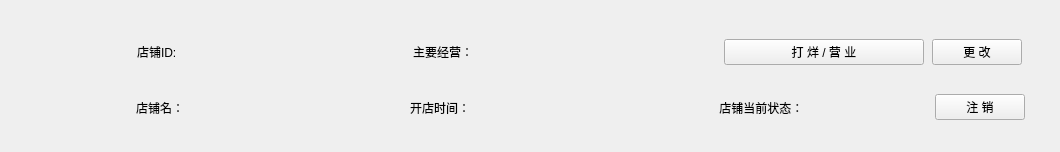
<?xml version="1.0" encoding="UTF-8"?>
<ui version="4.0">
 <class>TraderStoreItem</class>
 <widget class="QWidget" name="TraderStoreItem">
  <property name="geometry">
   <rect>
    <x>0</x>
    <y>0</y>
    <width>1060</width>
    <height>152</height>
   </rect>
  </property>
  <property name="minimumSize">
   <size>
    <width>1060</width>
    <height>0</height>
   </size>
  </property>
  <property name="maximumSize">
   <size>
    <width>1060</width>
    <height>16777215</height>
   </size>
  </property>
  <property name="windowTitle">
   <string>Form</string>
  </property>
  <property name="styleSheet">
   <string notr="true">QLineEdit#le_id{
background-color:transparent;
	color: rgb(85, 0, 255);
	font: 75 12pt &quot;Adobe Devanagari&quot;;
	border-width:0;border-style:outset
}
QLineEdit#le_type{
background-color:transparent;
	color: rgb(85, 0, 255);
	font: 75 12pt &quot;Adobe Devanagari&quot;;
	border-width:0;border-style:outset
}
QLineEdit#le_date{
background-color:transparent;
	color: rgb(85, 0, 255);
	font: 75 12pt &quot;Adobe Devanagari&quot;;
	border-width:0;border-style:outset
}
QLineEdit#le_name{
background-color:transparent;
	color: rgb(85, 0, 255);
	font: 75 12pt &quot;Adobe Devanagari&quot;;
	border-width:0;border-style:outset
}
QLineEdit#le_status{
background-color:transparent;
	color: rgb(85, 0, 255);
	font: 75 12pt &quot;Adobe Devanagari&quot;;
	border-width:0;border-style:outset
}</string>
  </property>
  <widget class="QWidget" name="layoutWidget">
   <property name="geometry">
    <rect>
     <x>8</x>
     <y>10</y>
     <width>1041</width>
     <height>137</height>
    </rect>
   </property>
   <layout class="QGridLayout" name="gridLayout">
    <item row="2" column="1">
     <layout class="QHBoxLayout" name="horizontalLayout_2">
      <item>
       <widget class="QLabel" name="label">
        <property name="minimumSize">
         <size>
          <width>60</width>
          <height>0</height>
         </size>
        </property>
        <property name="maximumSize">
         <size>
          <width>60</width>
          <height>16777215</height>
         </size>
        </property>
        <property name="text">
         <string>店铺名：</string>
        </property>
       </widget>
      </item>
      <item>
       <widget class="QLineEdit" name="le_name">
        <property name="enabled">
         <bool>false</bool>
        </property>
        <property name="sizePolicy">
         <sizepolicy hsizetype="Fixed" vsizetype="Preferred">
          <horstretch>0</horstretch>
          <verstretch>0</verstretch>
         </sizepolicy>
        </property>
        <property name="minimumSize">
         <size>
          <width>200</width>
          <height>0</height>
         </size>
        </property>
        <property name="maximumSize">
         <size>
          <width>200</width>
          <height>16777215</height>
         </size>
        </property>
        <property name="text">
         <string/>
        </property>
        <property name="alignment">
         <set>Qt::AlignCenter</set>
        </property>
       </widget>
      </item>
      <item>
       <widget class="QLabel" name="label_4">
        <property name="maximumSize">
         <size>
          <width>70</width>
          <height>16777215</height>
         </size>
        </property>
        <property name="text">
         <string>开店时间：</string>
        </property>
       </widget>
      </item>
      <item>
       <widget class="QLineEdit" name="le_date">
        <property name="enabled">
         <bool>false</bool>
        </property>
        <property name="sizePolicy">
         <sizepolicy hsizetype="Expanding" vsizetype="Preferred">
          <horstretch>0</horstretch>
          <verstretch>0</verstretch>
         </sizepolicy>
        </property>
        <property name="minimumSize">
         <size>
          <width>200</width>
          <height>0</height>
         </size>
        </property>
        <property name="maximumSize">
         <size>
          <width>200</width>
          <height>16777215</height>
         </size>
        </property>
        <property name="text">
         <string/>
        </property>
        <property name="alignment">
         <set>Qt::AlignCenter</set>
        </property>
       </widget>
      </item>
      <item>
       <spacer name="horizontalSpacer_3">
        <property name="orientation">
         <enum>Qt::Horizontal</enum>
        </property>
        <property name="sizeType">
         <enum>QSizePolicy::Maximum</enum>
        </property>
        <property name="sizeHint" stdset="0">
         <size>
          <width>22</width>
          <height>20</height>
         </size>
        </property>
       </spacer>
      </item>
      <item>
       <widget class="QLabel" name="label_5">
        <property name="maximumSize">
         <size>
          <width>105</width>
          <height>16777215</height>
         </size>
        </property>
        <property name="text">
         <string> 店铺当前状态：</string>
        </property>
       </widget>
      </item>
      <item>
       <widget class="QLineEdit" name="le_status">
        <property name="enabled">
         <bool>false</bool>
        </property>
        <property name="sizePolicy">
         <sizepolicy hsizetype="Expanding" vsizetype="Preferred">
          <horstretch>0</horstretch>
          <verstretch>0</verstretch>
         </sizepolicy>
        </property>
        <property name="minimumSize">
         <size>
          <width>100</width>
          <height>0</height>
         </size>
        </property>
        <property name="maximumSize">
         <size>
          <width>100</width>
          <height>16777215</height>
         </size>
        </property>
        <property name="text">
         <string/>
        </property>
        <property name="alignment">
         <set>Qt::AlignCenter</set>
        </property>
       </widget>
      </item>
      <item>
       <widget class="QPushButton" name="pb_delete">
        <property name="minimumSize">
         <size>
          <width>90</width>
          <height>0</height>
         </size>
        </property>
        <property name="maximumSize">
         <size>
          <width>90</width>
          <height>16777215</height>
         </size>
        </property>
        <property name="text">
         <string>注 销</string>
        </property>
       </widget>
      </item>
      <item>
       <spacer name="horizontalSpacer_4">
        <property name="orientation">
         <enum>Qt::Horizontal</enum>
        </property>
        <property name="sizeType">
         <enum>QSizePolicy::Maximum</enum>
        </property>
        <property name="sizeHint" stdset="0">
         <size>
          <width>20</width>
          <height>25</height>
         </size>
        </property>
       </spacer>
      </item>
     </layout>
    </item>
    <item row="1" column="1">
     <layout class="QHBoxLayout" name="horizontalLayout">
      <item>
       <widget class="QLabel" name="label_2">
        <property name="minimumSize">
         <size>
          <width>60</width>
          <height>0</height>
         </size>
        </property>
        <property name="maximumSize">
         <size>
          <width>60</width>
          <height>16777215</height>
         </size>
        </property>
        <property name="text">
         <string>店铺ID:</string>
        </property>
       </widget>
      </item>
      <item>
       <widget class="QLineEdit" name="le_id">
        <property name="enabled">
         <bool>false</bool>
        </property>
        <property name="sizePolicy">
         <sizepolicy hsizetype="Preferred" vsizetype="Preferred">
          <horstretch>0</horstretch>
          <verstretch>0</verstretch>
         </sizepolicy>
        </property>
        <property name="minimumSize">
         <size>
          <width>200</width>
          <height>0</height>
         </size>
        </property>
        <property name="maximumSize">
         <size>
          <width>200</width>
          <height>16777215</height>
         </size>
        </property>
        <property name="text">
         <string/>
        </property>
        <property name="alignment">
         <set>Qt::AlignCenter</set>
        </property>
       </widget>
      </item>
      <item>
       <widget class="QLabel" name="label_3">
        <property name="minimumSize">
         <size>
          <width>70</width>
          <height>0</height>
         </size>
        </property>
        <property name="maximumSize">
         <size>
          <width>70</width>
          <height>16777215</height>
         </size>
        </property>
        <property name="text">
         <string>主要经营：</string>
        </property>
       </widget>
      </item>
      <item>
       <widget class="QLineEdit" name="le_type">
        <property name="enabled">
         <bool>false</bool>
        </property>
        <property name="sizePolicy">
         <sizepolicy hsizetype="Expanding" vsizetype="Preferred">
          <horstretch>0</horstretch>
          <verstretch>0</verstretch>
         </sizepolicy>
        </property>
        <property name="minimumSize">
         <size>
          <width>200</width>
          <height>0</height>
         </size>
        </property>
        <property name="maximumSize">
         <size>
          <width>200</width>
          <height>16777215</height>
         </size>
        </property>
        <property name="text">
         <string/>
        </property>
        <property name="alignment">
         <set>Qt::AlignCenter</set>
        </property>
       </widget>
      </item>
      <item>
       <spacer name="horizontalSpacer">
        <property name="orientation">
         <enum>Qt::Horizontal</enum>
        </property>
        <property name="sizeType">
         <enum>QSizePolicy::Maximum</enum>
        </property>
        <property name="sizeHint" stdset="0">
         <size>
          <width>25</width>
          <height>20</height>
         </size>
        </property>
       </spacer>
      </item>
      <item>
       <widget class="QPushButton" name="pb_switch">
        <property name="minimumSize">
         <size>
          <width>200</width>
          <height>0</height>
         </size>
        </property>
        <property name="maximumSize">
         <size>
          <width>200</width>
          <height>16777215</height>
         </size>
        </property>
        <property name="text">
         <string>打 烊 / 营 业</string>
        </property>
       </widget>
      </item>
      <item>
       <widget class="QPushButton" name="pb_change">
        <property name="minimumSize">
         <size>
          <width>0</width>
          <height>0</height>
         </size>
        </property>
        <property name="maximumSize">
         <size>
          <width>90</width>
          <height>16777215</height>
         </size>
        </property>
        <property name="text">
         <string>更 改</string>
        </property>
       </widget>
      </item>
      <item>
       <spacer name="horizontalSpacer_2">
        <property name="orientation">
         <enum>Qt::Horizontal</enum>
        </property>
        <property name="sizeType">
         <enum>QSizePolicy::Maximum</enum>
        </property>
        <property name="sizeHint" stdset="0">
         <size>
          <width>20</width>
          <height>20</height>
         </size>
        </property>
       </spacer>
      </item>
     </layout>
    </item>
    <item row="0" column="0" colspan="2">
     <spacer name="verticalSpacer_3">
      <property name="orientation">
       <enum>Qt::Vertical</enum>
      </property>
      <property name="sizeType">
       <enum>QSizePolicy::Maximum</enum>
      </property>
      <property name="sizeHint" stdset="0">
       <size>
        <width>1038</width>
        <height>10</height>
       </size>
      </property>
     </spacer>
    </item>
    <item row="3" column="0" colspan="2">
     <spacer name="verticalSpacer_2">
      <property name="orientation">
       <enum>Qt::Vertical</enum>
      </property>
      <property name="sizeType">
       <enum>QSizePolicy::Maximum</enum>
      </property>
      <property name="sizeHint" stdset="0">
       <size>
        <width>1038</width>
        <height>10</height>
       </size>
      </property>
     </spacer>
    </item>
    <item row="1" column="0" rowspan="2">
     <widget class="QLabel" name="lb_photo">
      <property name="minimumSize">
       <size>
        <width>103</width>
        <height>81</height>
       </size>
      </property>
      <property name="maximumSize">
       <size>
        <width>103</width>
        <height>81</height>
       </size>
      </property>
      <property name="text">
       <string/>
      </property>
     </widget>
    </item>
   </layout>
  </widget>
 </widget>
 <resources/>
 <connections/>
</ui>
